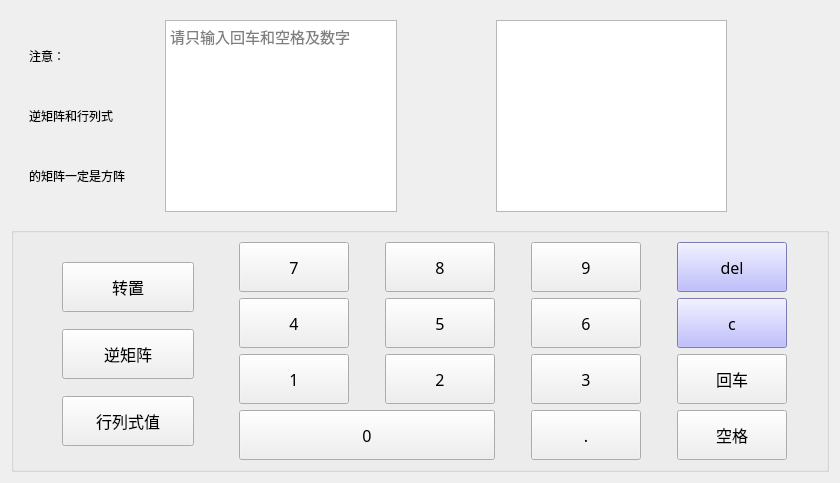
          <widget class="QWidget" name="tab_6">
           <attribute name="title">
            <string>转置，逆矩阵，行列式的值</string>
           </attribute>
           <layout class="QVBoxLayout" name="verticalLayout_12" stretch="1,0">
            <item>
             <widget class="QWidget" name="widget_8" native="true">
              <layout class="QHBoxLayout" name="horizontalLayout_5" stretch="3,5,2,5,2">
               <item>
                <widget class="QWidget" name="widget_10" native="true">
                 <layout class="QVBoxLayout" name="verticalLayout_14">
                  <item>
                   <widget class="QLabel" name="label_5">
                    <property name="text">
                     <string>注意：</string>
                    </property>
                   </widget>
                  </item>
                  <item>
                   <widget class="QLabel" name="label_4">
                    <property name="text">
                     <string>逆矩阵和行列式</string>
                    </property>
                   </widget>
                  </item>
                  <item>
                   <widget class="QLabel" name="label_6">
                    <property name="text">
                     <string>的矩阵一定是方阵</string>
                    </property>
                   </widget>
                  </item>
                 </layout>
                </widget>
               </item>
               <item>
                <widget class="QTextEdit" name="matrix_textedit4">
                 <property name="font">
                  <font>
                   <family>等线 Light</family>
                   <pointsize>11</pointsize>
                  </font>
                 </property>
                 <property name="toolTip">
                  <string>&lt;html&gt;&lt;head/&gt;&lt;body&gt;&lt;p&gt;1 2 3&lt;/p&gt;&lt;p&gt;4 5 6&lt;/p&gt;&lt;p&gt;7 8 9&lt;/p&gt;&lt;p&gt;输入形式请如上&lt;/p&gt;&lt;/body&gt;&lt;/html&gt;</string>
                 </property>
                 <property name="placeholderText">
                  <string>请只输入回车和空格及数字</string>
                 </property>
                </widget>
               </item>
               <item>
                <spacer name="horizontalSpacer_6">
                 <property name="orientation">
                  <enum>Qt::Horizontal</enum>
                 </property>
                 <property name="sizeHint" stdset="0">
                  <size>
                   <width>81</width>
                   <height>20</height>
                  </size>
                 </property>
                </spacer>
               </item>
               <item>
                <widget class="QTextEdit" name="matrix_textedit5">
                 <property name="font">
                  <font>
                   <family>等线 Light</family>
                   <pointsize>11</pointsize>
                  </font>
                 </property>
                 <property name="toolTip">
                  <string>&lt;html&gt;&lt;head/&gt;&lt;body&gt;&lt;p&gt;1 2 3&lt;/p&gt;&lt;p&gt;4 5 6&lt;/p&gt;&lt;p&gt;7 8 9&lt;/p&gt;&lt;p&gt;输入形式请如上&lt;/p&gt;&lt;/body&gt;&lt;/html&gt;</string>
                 </property>
                </widget>
               </item>
               <item>
                <spacer name="horizontalSpacer_8">
                 <property name="orientation">
                  <enum>Qt::Horizontal</enum>
                 </property>
                 <property name="sizeHint" stdset="0">
                  <size>
                   <width>81</width>
                   <height>20</height>
                  </size>
                 </property>
                </spacer>
               </item>
              </layout>
             </widget>
            </item>
            <item>
             <widget class="QGroupBox" name="groupBox_7">
              <property name="title">
               <string/>
              </property>
              <layout class="QGridLayout" name="gridLayout_6">
               <item row="1" column="1">
                <widget class="QPushButton" name="matrix_2_4">
                 <property name="minimumSize">
                  <size>
                   <width>110</width>
                   <height>50</height>
                  </size>
                 </property>
                 <property name="maximumSize">
                  <size>
                   <width>110</width>
                   <height>50</height>
                  </size>
                 </property>
                 <property name="font">
                  <font>
                   <family>新宋体</family>
                   <pointsize>12</pointsize>
                  </font>
                 </property>
                 <property name="text">
                  <string>4</string>
                 </property>
                </widget>
               </item>
               <item row="0" column="3">
                <widget class="QPushButton" name="matrix_2_9">
                 <property name="minimumSize">
                  <size>
                   <width>110</width>
                   <height>50</height>
                  </size>
                 </property>
                 <property name="maximumSize">
                  <size>
                   <width>110</width>
                   <height>50</height>
                  </size>
                 </property>
                 <property name="font">
                  <font>
                   <family>新宋体</family>
                   <pointsize>12</pointsize>
                  </font>
                 </property>
                 <property name="text">
                  <string>9</string>
                 </property>
                </widget>
               </item>
               <item row="3" column="1" colspan="2">
                <widget class="QPushButton" name="matrix_2_0">
                 <property name="minimumSize">
                  <size>
                   <width>110</width>
                   <height>50</height>
                  </size>
                 </property>
                 <property name="maximumSize">
                  <size>
                   <width>1000</width>
                   <height>50</height>
                  </size>
                 </property>
                 <property name="font">
                  <font>
                   <family>新宋体</family>
                   <pointsize>12</pointsize>
                  </font>
                 </property>
                 <property name="text">
                  <string>0</string>
                 </property>
                </widget>
               </item>
               <item row="1" column="2">
                <widget class="QPushButton" name="matrix_2_5">
                 <property name="minimumSize">
                  <size>
                   <width>110</width>
                   <height>50</height>
                  </size>
                 </property>
                 <property name="maximumSize">
                  <size>
                   <width>110</width>
                   <height>50</height>
                  </size>
                 </property>
                 <property name="font">
                  <font>
                   <family>新宋体</family>
                   <pointsize>12</pointsize>
                  </font>
                 </property>
                 <property name="text">
                  <string>5</string>
                 </property>
                </widget>
               </item>
               <item row="2" column="1">
                <widget class="QPushButton" name="matrix_2_1">
                 <property name="minimumSize">
                  <size>
                   <width>110</width>
                   <height>50</height>
                  </size>
                 </property>
                 <property name="maximumSize">
                  <size>
                   <width>110</width>
                   <height>50</height>
                  </size>
                 </property>
                 <property name="font">
                  <font>
                   <family>新宋体</family>
                   <pointsize>12</pointsize>
                  </font>
                 </property>
                 <property name="text">
                  <string>1</string>
                 </property>
                </widget>
               </item>
               <item row="1" column="3">
                <widget class="QPushButton" name="matrix_2_6">
                 <property name="minimumSize">
                  <size>
                   <width>110</width>
                   <height>50</height>
                  </size>
                 </property>
                 <property name="maximumSize">
                  <size>
                   <width>110</width>
                   <height>50</height>
                  </size>
                 </property>
                 <property name="font">
                  <font>
                   <family>新宋体</family>
                   <pointsize>12</pointsize>
                  </font>
                 </property>
                 <property name="text">
                  <string>6</string>
                 </property>
                </widget>
               </item>
               <item row="0" column="2">
                <widget class="QPushButton" name="matrix_2_8">
                 <property name="minimumSize">
                  <size>
                   <width>110</width>
                   <height>50</height>
                  </size>
                 </property>
                 <property name="maximumSize">
                  <size>
                   <width>110</width>
                   <height>50</height>
                  </size>
                 </property>
                 <property name="font">
                  <font>
                   <family>新宋体</family>
                   <pointsize>12</pointsize>
                  </font>
                 </property>
                 <property name="text">
                  <string>8</string>
                 </property>
                </widget>
               </item>
               <item row="0" column="1">
                <widget class="QPushButton" name="matrix_2_7">
                 <property name="minimumSize">
                  <size>
                   <width>110</width>
                   <height>50</height>
                  </size>
                 </property>
                 <property name="maximumSize">
                  <size>
                   <width>110</width>
                   <height>50</height>
                  </size>
                 </property>
                 <property name="font">
                  <font>
                   <family>新宋体</family>
                   <pointsize>12</pointsize>
                  </font>
                 </property>
                 <property name="text">
                  <string>7</string>
                 </property>
                </widget>
               </item>
               <item row="2" column="3">
                <widget class="QPushButton" name="matrix_2_3">
                 <property name="minimumSize">
                  <size>
                   <width>110</width>
                   <height>50</height>
                  </size>
                 </property>
                 <property name="maximumSize">
                  <size>
                   <width>110</width>
                   <height>50</height>
                  </size>
                 </property>
                 <property name="font">
                  <font>
                   <family>新宋体</family>
                   <pointsize>12</pointsize>
                  </font>
                 </property>
                 <property name="text">
                  <string>3</string>
                 </property>
                </widget>
               </item>
               <item row="2" column="2">
                <widget class="QPushButton" name="matrix_2_2">
                 <property name="minimumSize">
                  <size>
                   <width>110</width>
                   <height>50</height>
                  </size>
                 </property>
                 <property name="maximumSize">
                  <size>
                   <width>110</width>
                   <height>50</height>
                  </size>
                 </property>
                 <property name="font">
                  <font>
                   <family>新宋体</family>
                   <pointsize>12</pointsize>
                  </font>
                 </property>
                 <property name="text">
                  <string>2</string>
                 </property>
                </widget>
               </item>
               <item row="3" column="3">
                <widget class="QPushButton" name="matrix_point_2">
                 <property name="minimumSize">
                  <size>
                   <width>110</width>
                   <height>50</height>
                  </size>
                 </property>
                 <property name="maximumSize">
                  <size>
                   <width>110</width>
                   <height>50</height>
                  </size>
                 </property>
                 <property name="font">
                  <font>
                   <family>新宋体</family>
                   <pointsize>12</pointsize>
                  </font>
                 </property>
                 <property name="text">
                  <string>.</string>
                 </property>
                </widget>
               </item>
               <item row="3" column="4">
                <widget class="QPushButton" name="matrix_2_kongge">
                 <property name="minimumSize">
                  <size>
                   <width>110</width>
                   <height>50</height>
                  </size>
                 </property>
                 <property name="maximumSize">
                  <size>
                   <width>110</width>
                   <height>50</height>
                  </size>
                 </property>
                 <property name="font">
                  <font>
                   <family>新宋体</family>
                   <pointsize>12</pointsize>
                  </font>
                 </property>
                 <property name="text">
                  <string>空格</string>
                 </property>
                </widget>
               </item>
               <item row="0" column="0" rowspan="4">
                <widget class="QWidget" name="widget_7" native="true">
                 <property name="maximumSize">
                  <size>
                   <width>150</width>
                   <height>16777215</height>
                  </size>
                 </property>
                 <layout class="QVBoxLayout" name="verticalLayout_11">
                  <property name="bottomMargin">
                   <number>0</number>
                  </property>
                  <item>
                   <widget class="QPushButton" name="matrix_transpositionMButton">
                    <property name="minimumSize">
                     <size>
                      <width>0</width>
                      <height>50</height>
                     </size>
                    </property>
                    <property name="font">
                     <font>
                      <family>新宋体</family>
                      <pointsize>12</pointsize>
                     </font>
                    </property>
                    <property name="text">
                     <string>转置</string>
                    </property>
                   </widget>
                  </item>
                  <item>
                   <widget class="QPushButton" name="matrix_inverseMButton">
                    <property name="minimumSize">
                     <size>
                      <width>0</width>
                      <height>50</height>
                     </size>
                    </property>
                    <property name="font">
                     <font>
                      <family>新宋体</family>
                      <pointsize>12</pointsize>
                     </font>
                    </property>
                    <property name="toolTip">
                     <string>一定是方阵</string>
                    </property>
                    <property name="text">
                     <string>逆矩阵</string>
                    </property>
                   </widget>
                  </item>
                  <item>
                   <widget class="QPushButton" name="matrix_detMButton">
                    <property name="minimumSize">
                     <size>
                      <width>0</width>
                      <height>50</height>
                     </size>
                    </property>
                    <property name="font">
                     <font>
                      <family>新宋体</family>
                      <pointsize>12</pointsize>
                     </font>
                    </property>
                    <property name="toolTip">
                     <string>一定是方阵</string>
                    </property>
                    <property name="text">
                     <string>行列式值</string>
                    </property>
                   </widget>
                  </item>
                 </layout>
                </widget>
               </item>
               <item row="0" column="4">
                <widget class="QPushButton" name="matrix_2_del">
                 <property name="minimumSize">
                  <size>
                   <width>110</width>
                   <height>50</height>
                  </size>
                 </property>
                 <property name="maximumSize">
                  <size>
                   <width>110</width>
                   <height>50</height>
                  </size>
                 </property>
                 <property name="font">
                  <font>
                   <family>新宋体</family>
                   <pointsize>12</pointsize>
                  </font>
                 </property>
                 <property name="toolTip">
                  <string/>
                 </property>
                 <property name="toolTipDuration">
                  <number>0</number>
                 </property>
                 <property name="styleSheet">
                  <string notr="true">background-color: rgb(170, 170, 255);</string>
                 </property>
                 <property name="text">
                  <string>del</string>
                 </property>
                </widget>
               </item>
               <item row="1" column="4">
                <widget class="QPushButton" name="matrix_2_c">
                 <property name="minimumSize">
                  <size>
                   <width>110</width>
                   <height>50</height>
                  </size>
                 </property>
                 <property name="maximumSize">
                  <size>
                   <width>110</width>
                   <height>50</height>
                  </size>
                 </property>
                 <property name="font">
                  <font>
                   <family>新宋体</family>
                   <pointsize>12</pointsize>
                  </font>
                 </property>
                 <property name="styleSheet">
                  <string notr="true">background-color: rgb(170, 170, 255);</string>
                 </property>
                 <property name="text">
                  <string>c</string>
                 </property>
                </widget>
               </item>
               <item row="2" column="4">
                <widget class="QPushButton" name="matrix_2_huiche">
                 <property name="minimumSize">
                  <size>
                   <width>110</width>
                   <height>50</height>
                  </size>
                 </property>
                 <property name="maximumSize">
                  <size>
                   <width>110</width>
                   <height>1000</height>
                  </size>
                 </property>
                 <property name="font">
                  <font>
                   <family>新宋体</family>
                   <pointsize>12</pointsize>
                  </font>
                 </property>
                 <property name="text">
                  <string>回车</string>
                 </property>
                </widget>
               </item>
              </layout>
             </widget>
            </item>
           </layout>
          </widget>
